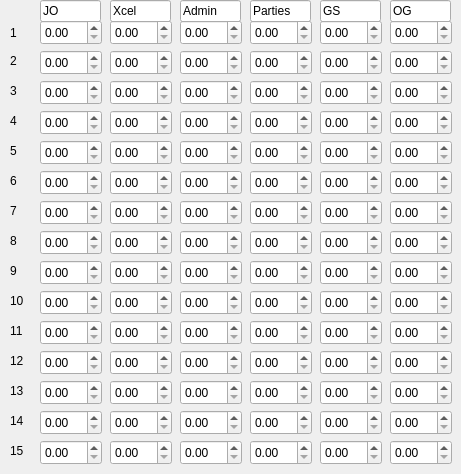
    <widget class="QWidget" name="tab">
     <attribute name="title">
      <string>1-15</string>
     </attribute>
     <widget class="QDoubleSpinBox" name="doubleSpinBox_67">
      <property name="geometry">
       <rect>
        <x>180</x>
        <y>380</y>
        <width>62</width>
        <height>25</height>
       </rect>
      </property>
     </widget>
     <widget class="QDoubleSpinBox" name="doubleSpinBox_29">
      <property name="geometry">
       <rect>
        <x>110</x>
        <y>200</y>
        <width>62</width>
        <height>25</height>
       </rect>
      </property>
     </widget>
     <widget class="QDoubleSpinBox" name="doubleSpinBox_26">
      <property name="geometry">
       <rect>
        <x>250</x>
        <y>170</y>
        <width>62</width>
        <height>25</height>
       </rect>
      </property>
     </widget>
     <widget class="QDoubleSpinBox" name="doubleSpinBox_7">
      <property name="geometry">
       <rect>
        <x>250</x>
        <y>50</y>
        <width>62</width>
        <height>25</height>
       </rect>
      </property>
     </widget>
     <widget class="QDoubleSpinBox" name="doubleSpinBox_54">
      <property name="geometry">
       <rect>
        <x>320</x>
        <y>230</y>
        <width>62</width>
        <height>25</height>
       </rect>
      </property>
     </widget>
     <widget class="QDoubleSpinBox" name="doubleSpinBox_77">
      <property name="geometry">
       <rect>
        <x>40</x>
        <y>440</y>
        <width>62</width>
        <height>25</height>
       </rect>
      </property>
     </widget>
     <widget class="QDoubleSpinBox" name="doubleSpinBox_17">
      <property name="geometry">
       <rect>
        <x>390</x>
        <y>80</y>
        <width>62</width>
        <height>25</height>
       </rect>
      </property>
     </widget>
     <widget class="QDoubleSpinBox" name="doubleSpinBox_84">
      <property name="geometry">
       <rect>
        <x>320</x>
        <y>380</y>
        <width>62</width>
        <height>25</height>
       </rect>
      </property>
     </widget>
     <widget class="QDoubleSpinBox" name="doubleSpinBox_86">
      <property name="geometry">
       <rect>
        <x>180</x>
        <y>350</y>
        <width>62</width>
        <height>25</height>
       </rect>
      </property>
     </widget>
     <widget class="QDoubleSpinBox" name="doubleSpinBox_81">
      <property name="geometry">
       <rect>
        <x>390</x>
        <y>320</y>
        <width>62</width>
        <height>25</height>
       </rect>
      </property>
     </widget>
     <widget class="QDoubleSpinBox" name="doubleSpinBox_75">
      <property name="geometry">
       <rect>
        <x>250</x>
        <y>350</y>
        <width>62</width>
        <height>25</height>
       </rect>
      </property>
     </widget>
     <widget class="QDoubleSpinBox" name="doubleSpinBox_21">
      <property name="geometry">
       <rect>
        <x>180</x>
        <y>110</y>
        <width>62</width>
        <height>25</height>
       </rect>
      </property>
     </widget>
     <widget class="QDoubleSpinBox" name="doubleSpinBox_88">
      <property name="geometry">
       <rect>
        <x>250</x>
        <y>440</y>
        <width>62</width>
        <height>25</height>
       </rect>
      </property>
     </widget>
     <widget class="QDoubleSpinBox" name="doubleSpinBox_35">
      <property name="geometry">
       <rect>
        <x>390</x>
        <y>140</y>
        <width>62</width>
        <height>25</height>
       </rect>
      </property>
     </widget>
     <widget class="QDoubleSpinBox" name="doubleSpinBox_72">
      <property name="geometry">
       <rect>
        <x>110</x>
        <y>320</y>
        <width>62</width>
        <height>25</height>
       </rect>
      </property>
     </widget>
     <widget class="QDoubleSpinBox" name="doubleSpinBox_49">
      <property name="geometry">
       <rect>
        <x>320</x>
        <y>290</y>
        <width>62</width>
        <height>25</height>
       </rect>
      </property>
     </widget>
     <widget class="QDoubleSpinBox" name="doubleSpinBox_73">
      <property name="geometry">
       <rect>
        <x>250</x>
        <y>410</y>
        <width>62</width>
        <height>25</height>
       </rect>
      </property>
     </widget>
     <widget class="QDoubleSpinBox" name="doubleSpinBox_57">
      <property name="geometry">
       <rect>
        <x>390</x>
        <y>230</y>
        <width>62</width>
        <height>25</height>
       </rect>
      </property>
     </widget>
     <widget class="QDoubleSpinBox" name="doubleSpinBox_58">
      <property name="geometry">
       <rect>
        <x>250</x>
        <y>290</y>
        <width>62</width>
        <height>25</height>
       </rect>
      </property>
     </widget>
     <widget class="QDoubleSpinBox" name="doubleSpinBox_80">
      <property name="geometry">
       <rect>
        <x>390</x>
        <y>440</y>
        <width>62</width>
        <height>25</height>
       </rect>
      </property>
     </widget>
     <widget class="QDoubleSpinBox" name="doubleSpinBox_89">
      <property name="geometry">
       <rect>
        <x>250</x>
        <y>380</y>
        <width>62</width>
        <height>25</height>
       </rect>
      </property>
     </widget>
     <widget class="QDoubleSpinBox" name="doubleSpinBox_66">
      <property name="geometry">
       <rect>
        <x>110</x>
        <y>380</y>
        <width>62</width>
        <height>25</height>
       </rect>
      </property>
     </widget>
     <widget class="QDoubleSpinBox" name="doubleSpinBox_74">
      <property name="geometry">
       <rect>
        <x>40</x>
        <y>410</y>
        <width>62</width>
        <height>25</height>
       </rect>
      </property>
     </widget>
     <widget class="QDoubleSpinBox" name="doubleSpinBox_51">
      <property name="geometry">
       <rect>
        <x>390</x>
        <y>170</y>
        <width>62</width>
        <height>25</height>
       </rect>
      </property>
     </widget>
     <widget class="QDoubleSpinBox" name="doubleSpinBox_28">
      <property name="geometry">
       <rect>
        <x>320</x>
        <y>170</y>
        <width>62</width>
        <height>25</height>
       </rect>
      </property>
     </widget>
     <widget class="QDoubleSpinBox" name="doubleSpinBox_42">
      <property name="geometry">
       <rect>
        <x>110</x>
        <y>170</y>
        <width>62</width>
        <height>25</height>
       </rect>
      </property>
     </widget>
     <widget class="QDoubleSpinBox" name="doubleSpinBox_8">
      <property name="geometry">
       <rect>
        <x>40</x>
        <y>50</y>
        <width>62</width>
        <height>25</height>
       </rect>
      </property>
     </widget>
     <widget class="QDoubleSpinBox" name="doubleSpinBox_83">
      <property name="geometry">
       <rect>
        <x>180</x>
        <y>320</y>
        <width>62</width>
        <height>25</height>
       </rect>
      </property>
     </widget>
     <widget class="QDoubleSpinBox" name="doubleSpinBox_4">
      <property name="geometry">
       <rect>
        <x>250</x>
        <y>20</y>
        <width>62</width>
        <height>25</height>
       </rect>
      </property>
     </widget>
     <widget class="QDoubleSpinBox" name="doubleSpinBox_15">
      <property name="geometry">
       <rect>
        <x>180</x>
        <y>80</y>
        <width>62</width>
        <height>25</height>
       </rect>
      </property>
     </widget>
     <widget class="QDoubleSpinBox" name="doubleSpinBox_19">
      <property name="geometry">
       <rect>
        <x>250</x>
        <y>110</y>
        <width>62</width>
        <height>25</height>
       </rect>
      </property>
     </widget>
     <widget class="QDoubleSpinBox" name="doubleSpinBox_6">
      <property name="geometry">
       <rect>
        <x>320</x>
        <y>20</y>
        <width>62</width>
        <height>25</height>
       </rect>
      </property>
     </widget>
     <widget class="QDoubleSpinBox" name="doubleSpinBox_43">
      <property name="geometry">
       <rect>
        <x>250</x>
        <y>260</y>
        <width>62</width>
        <height>25</height>
       </rect>
      </property>
     </widget>
     <widget class="QDoubleSpinBox" name="doubleSpinBox_48">
      <property name="geometry">
       <rect>
        <x>320</x>
        <y>260</y>
        <width>62</width>
        <height>25</height>
       </rect>
      </property>
     </widget>
     <widget class="QDoubleSpinBox" name="doubleSpinBox_62">
      <property name="geometry">
       <rect>
        <x>250</x>
        <y>320</y>
        <width>62</width>
        <height>25</height>
       </rect>
      </property>
     </widget>
     <widget class="QDoubleSpinBox" name="doubleSpinBox_85">
      <property name="geometry">
       <rect>
        <x>180</x>
        <y>440</y>
        <width>62</width>
        <height>25</height>
       </rect>
      </property>
     </widget>
     <widget class="QDoubleSpinBox" name="doubleSpinBox_20">
      <property name="geometry">
       <rect>
        <x>40</x>
        <y>110</y>
        <width>62</width>
        <height>25</height>
       </rect>
      </property>
     </widget>
     <widget class="QDoubleSpinBox" name="doubleSpinBox_33">
      <property name="geometry">
       <rect>
        <x>180</x>
        <y>140</y>
        <width>62</width>
        <height>25</height>
       </rect>
      </property>
     </widget>
     <widget class="QDoubleSpinBox" name="doubleSpinBox_64">
      <property name="geometry">
       <rect>
        <x>320</x>
        <y>320</y>
        <width>62</width>
        <height>25</height>
       </rect>
      </property>
     </widget>
     <widget class="QDoubleSpinBox" name="doubleSpinBox_39">
      <property name="geometry">
       <rect>
        <x>110</x>
        <y>260</y>
        <width>62</width>
        <height>25</height>
       </rect>
      </property>
     </widget>
     <widget class="QDoubleSpinBox" name="doubleSpinBox_52">
      <property name="geometry">
       <rect>
        <x>40</x>
        <y>230</y>
        <width>62</width>
        <height>25</height>
       </rect>
      </property>
     </widget>
     <widget class="QDoubleSpinBox" name="doubleSpinBox_76">
      <property name="geometry">
       <rect>
        <x>180</x>
        <y>410</y>
        <width>62</width>
        <height>25</height>
       </rect>
      </property>
     </widget>
     <widget class="QDoubleSpinBox" name="doubleSpinBox_3">
      <property name="geometry">
       <rect>
        <x>180</x>
        <y>20</y>
        <width>62</width>
        <height>25</height>
       </rect>
      </property>
     </widget>
     <widget class="QDoubleSpinBox" name="doubleSpinBox_41">
      <property name="geometry">
       <rect>
        <x>110</x>
        <y>290</y>
        <width>62</width>
        <height>25</height>
       </rect>
      </property>
     </widget>
     <widget class="QDoubleSpinBox" name="doubleSpinBox_30">
      <property name="geometry">
       <rect>
        <x>110</x>
        <y>230</y>
        <width>62</width>
        <height>25</height>
       </rect>
      </property>
     </widget>
     <widget class="QDoubleSpinBox" name="doubleSpinBox_47">
      <property name="geometry">
       <rect>
        <x>40</x>
        <y>290</y>
        <width>62</width>
        <height>25</height>
       </rect>
      </property>
     </widget>
     <widget class="QDoubleSpinBox" name="doubleSpinBox_27">
      <property name="geometry">
       <rect>
        <x>320</x>
        <y>200</y>
        <width>62</width>
        <height>25</height>
       </rect>
      </property>
     </widget>
     <widget class="QDoubleSpinBox" name="doubleSpinBox_18">
      <property name="geometry">
       <rect>
        <x>110</x>
        <y>80</y>
        <width>62</width>
        <height>25</height>
       </rect>
      </property>
     </widget>
     <widget class="QDoubleSpinBox" name="doubleSpinBox_78">
      <property name="geometry">
       <rect>
        <x>320</x>
        <y>410</y>
        <width>62</width>
        <height>25</height>
       </rect>
      </property>
     </widget>
     <widget class="QDoubleSpinBox" name="doubleSpinBox_71">
      <property name="geometry">
       <rect>
        <x>110</x>
        <y>440</y>
        <width>62</width>
        <height>25</height>
       </rect>
      </property>
     </widget>
     <widget class="QDoubleSpinBox" name="doubleSpinBox_32">
      <property name="geometry">
       <rect>
        <x>40</x>
        <y>140</y>
        <width>62</width>
        <height>25</height>
       </rect>
      </property>
     </widget>
     <widget class="QDoubleSpinBox" name="doubleSpinBox_5">
      <property name="geometry">
       <rect>
        <x>390</x>
        <y>20</y>
        <width>62</width>
        <height>25</height>
       </rect>
      </property>
     </widget>
     <widget class="QDoubleSpinBox" name="doubleSpinBox_9">
      <property name="geometry">
       <rect>
        <x>180</x>
        <y>50</y>
        <width>62</width>
        <height>25</height>
       </rect>
      </property>
     </widget>
     <widget class="QDoubleSpinBox" name="doubleSpinBox_59">
      <property name="geometry">
       <rect>
        <x>250</x>
        <y>230</y>
        <width>62</width>
        <height>25</height>
       </rect>
      </property>
     </widget>
     <widget class="QDoubleSpinBox" name="doubleSpinBox_55">
      <property name="geometry">
       <rect>
        <x>180</x>
        <y>290</y>
        <width>62</width>
        <height>25</height>
       </rect>
      </property>
     </widget>
     <widget class="QDoubleSpinBox" name="doubleSpinBox_14">
      <property name="geometry">
       <rect>
        <x>40</x>
        <y>80</y>
        <width>62</width>
        <height>25</height>
       </rect>
      </property>
     </widget>
     <widget class="QDoubleSpinBox" name="doubleSpinBox_65">
      <property name="geometry">
       <rect>
        <x>110</x>
        <y>350</y>
        <width>62</width>
        <height>25</height>
       </rect>
      </property>
     </widget>
     <widget class="QDoubleSpinBox" name="doubleSpinBox_40">
      <property name="geometry">
       <rect>
        <x>390</x>
        <y>200</y>
        <width>62</width>
        <height>25</height>
       </rect>
      </property>
     </widget>
     <widget class="QDoubleSpinBox" name="doubleSpinBox_63">
      <property name="geometry">
       <rect>
        <x>320</x>
        <y>350</y>
        <width>62</width>
        <height>25</height>
       </rect>
      </property>
     </widget>
     <widget class="QDoubleSpinBox" name="doubleSpinBox_87">
      <property name="geometry">
       <rect>
        <x>390</x>
        <y>380</y>
        <width>62</width>
        <height>25</height>
       </rect>
      </property>
     </widget>
     <widget class="QDoubleSpinBox" name="doubleSpinBox_25">
      <property name="geometry">
       <rect>
        <x>40</x>
        <y>170</y>
        <width>62</width>
        <height>25</height>
       </rect>
      </property>
     </widget>
     <widget class="QDoubleSpinBox" name="doubleSpinBox_82">
      <property name="geometry">
       <rect>
        <x>40</x>
        <y>380</y>
        <width>62</width>
        <height>25</height>
       </rect>
      </property>
     </widget>
     <widget class="QDoubleSpinBox" name="doubleSpinBox_13">
      <property name="geometry">
       <rect>
        <x>250</x>
        <y>80</y>
        <width>62</width>
        <height>25</height>
       </rect>
      </property>
     </widget>
     <widget class="QDoubleSpinBox" name="doubleSpinBox_53">
      <property name="geometry">
       <rect>
        <x>180</x>
        <y>170</y>
        <width>62</width>
        <height>25</height>
       </rect>
      </property>
     </widget>
     <widget class="QDoubleSpinBox" name="doubleSpinBox_12">
      <property name="geometry">
       <rect>
        <x>110</x>
        <y>50</y>
        <width>62</width>
        <height>25</height>
       </rect>
      </property>
     </widget>
     <widget class="QDoubleSpinBox" name="doubleSpinBox_2">
      <property name="geometry">
       <rect>
        <x>110</x>
        <y>20</y>
        <width>62</width>
        <height>25</height>
       </rect>
      </property>
     </widget>
     <widget class="QDoubleSpinBox" name="doubleSpinBox_68">
      <property name="geometry">
       <rect>
        <x>390</x>
        <y>410</y>
        <width>62</width>
        <height>25</height>
       </rect>
      </property>
     </widget>
     <widget class="QDoubleSpinBox" name="doubleSpinBox_70">
      <property name="geometry">
       <rect>
        <x>390</x>
        <y>350</y>
        <width>62</width>
        <height>25</height>
       </rect>
      </property>
     </widget>
     <widget class="QDoubleSpinBox" name="doubleSpinBox_60">
      <property name="geometry">
       <rect>
        <x>40</x>
        <y>200</y>
        <width>62</width>
        <height>25</height>
       </rect>
      </property>
     </widget>
     <widget class="QDoubleSpinBox" name="doubleSpinBox_69">
      <property name="geometry">
       <rect>
        <x>110</x>
        <y>410</y>
        <width>62</width>
        <height>25</height>
       </rect>
      </property>
     </widget>
     <widget class="QDoubleSpinBox" name="doubleSpinBox_11">
      <property name="geometry">
       <rect>
        <x>390</x>
        <y>50</y>
        <width>62</width>
        <height>25</height>
       </rect>
      </property>
     </widget>
     <widget class="QDoubleSpinBox" name="doubleSpinBox_36">
      <property name="geometry">
       <rect>
        <x>110</x>
        <y>140</y>
        <width>62</width>
        <height>25</height>
       </rect>
      </property>
     </widget>
     <widget class="QDoubleSpinBox" name="doubleSpinBox_38">
      <property name="geometry">
       <rect>
        <x>390</x>
        <y>260</y>
        <width>62</width>
        <height>25</height>
       </rect>
      </property>
     </widget>
     <widget class="QDoubleSpinBox" name="doubleSpinBox_45">
      <property name="geometry">
       <rect>
        <x>250</x>
        <y>200</y>
        <width>62</width>
        <height>25</height>
       </rect>
      </property>
     </widget>
     <widget class="QDoubleSpinBox" name="doubleSpinBox_44">
      <property name="geometry">
       <rect>
        <x>40</x>
        <y>260</y>
        <width>62</width>
        <height>25</height>
       </rect>
      </property>
     </widget>
     <widget class="QDoubleSpinBox" name="doubleSpinBox_23">
      <property name="geometry">
       <rect>
        <x>390</x>
        <y>110</y>
        <width>62</width>
        <height>25</height>
       </rect>
      </property>
     </widget>
     <widget class="QDoubleSpinBox" name="doubleSpinBox_10">
      <property name="geometry">
       <rect>
        <x>320</x>
        <y>50</y>
        <width>62</width>
        <height>25</height>
       </rect>
      </property>
     </widget>
     <widget class="QDoubleSpinBox" name="doubleSpinBox_37">
      <property name="geometry">
       <rect>
        <x>180</x>
        <y>230</y>
        <width>62</width>
        <height>25</height>
       </rect>
      </property>
     </widget>
     <widget class="QDoubleSpinBox" name="doubleSpinBox">
      <property name="geometry">
       <rect>
        <x>40</x>
        <y>20</y>
        <width>62</width>
        <height>25</height>
       </rect>
      </property>
     </widget>
     <widget class="QDoubleSpinBox" name="doubleSpinBox_34">
      <property name="geometry">
       <rect>
        <x>320</x>
        <y>140</y>
        <width>62</width>
        <height>25</height>
       </rect>
      </property>
     </widget>
     <widget class="QDoubleSpinBox" name="doubleSpinBox_16">
      <property name="geometry">
       <rect>
        <x>320</x>
        <y>80</y>
        <width>62</width>
        <height>25</height>
       </rect>
      </property>
     </widget>
     <widget class="QDoubleSpinBox" name="doubleSpinBox_61">
      <property name="geometry">
       <rect>
        <x>40</x>
        <y>320</y>
        <width>62</width>
        <height>25</height>
       </rect>
      </property>
     </widget>
     <widget class="QDoubleSpinBox" name="doubleSpinBox_24">
      <property name="geometry">
       <rect>
        <x>110</x>
        <y>110</y>
        <width>62</width>
        <height>25</height>
       </rect>
      </property>
     </widget>
     <widget class="QDoubleSpinBox" name="doubleSpinBox_50">
      <property name="geometry">
       <rect>
        <x>390</x>
        <y>290</y>
        <width>62</width>
        <height>25</height>
       </rect>
      </property>
     </widget>
     <widget class="QDoubleSpinBox" name="doubleSpinBox_31">
      <property name="geometry">
       <rect>
        <x>250</x>
        <y>140</y>
        <width>62</width>
        <height>25</height>
       </rect>
      </property>
     </widget>
     <widget class="QDoubleSpinBox" name="doubleSpinBox_56">
      <property name="geometry">
       <rect>
        <x>180</x>
        <y>200</y>
        <width>62</width>
        <height>25</height>
       </rect>
      </property>
     </widget>
     <widget class="QDoubleSpinBox" name="doubleSpinBox_22">
      <property name="geometry">
       <rect>
        <x>320</x>
        <y>110</y>
        <width>62</width>
        <height>25</height>
       </rect>
      </property>
     </widget>
     <widget class="QDoubleSpinBox" name="doubleSpinBox_79">
      <property name="geometry">
       <rect>
        <x>320</x>
        <y>440</y>
        <width>62</width>
        <height>25</height>
       </rect>
      </property>
     </widget>
     <widget class="QDoubleSpinBox" name="doubleSpinBox_90">
      <property name="geometry">
       <rect>
        <x>40</x>
        <y>350</y>
        <width>62</width>
        <height>25</height>
       </rect>
      </property>
     </widget>
     <widget class="QDoubleSpinBox" name="doubleSpinBox_46">
      <property name="geometry">
       <rect>
        <x>180</x>
        <y>260</y>
        <width>62</width>
        <height>25</height>
       </rect>
      </property>
     </widget>
     <widget class="QLabel" name="label">
      <property name="geometry">
       <rect>
        <x>10</x>
        <y>22</y>
        <width>21</width>
        <height>21</height>
       </rect>
      </property>
      <property name="text">
       <string>1</string>
      </property>
     </widget>
     <widget class="QLabel" name="label_2">
      <property name="geometry">
       <rect>
        <x>10</x>
        <y>50</y>
        <width>21</width>
        <height>21</height>
       </rect>
      </property>
      <property name="text">
       <string>2</string>
      </property>
     </widget>
     <widget class="QLabel" name="label_3">
      <property name="geometry">
       <rect>
        <x>10</x>
        <y>80</y>
        <width>21</width>
        <height>21</height>
       </rect>
      </property>
      <property name="text">
       <string>3</string>
      </property>
     </widget>
     <widget class="QLabel" name="label_4">
      <property name="geometry">
       <rect>
        <x>10</x>
        <y>110</y>
        <width>21</width>
        <height>21</height>
       </rect>
      </property>
      <property name="text">
       <string>4</string>
      </property>
     </widget>
     <widget class="QLabel" name="label_5">
      <property name="geometry">
       <rect>
        <x>10</x>
        <y>140</y>
        <width>21</width>
        <height>21</height>
       </rect>
      </property>
      <property name="text">
       <string>5</string>
      </property>
     </widget>
     <widget class="QLabel" name="label_6">
      <property name="geometry">
       <rect>
        <x>10</x>
        <y>170</y>
        <width>21</width>
        <height>21</height>
       </rect>
      </property>
      <property name="text">
       <string>6</string>
      </property>
     </widget>
     <widget class="QLabel" name="label_7">
      <property name="geometry">
       <rect>
        <x>10</x>
        <y>200</y>
        <width>21</width>
        <height>21</height>
       </rect>
      </property>
      <property name="text">
       <string>7</string>
      </property>
     </widget>
     <widget class="QLabel" name="label_8">
      <property name="geometry">
       <rect>
        <x>10</x>
        <y>230</y>
        <width>21</width>
        <height>21</height>
       </rect>
      </property>
      <property name="text">
       <string>8</string>
      </property>
     </widget>
     <widget class="QLabel" name="label_9">
      <property name="geometry">
       <rect>
        <x>10</x>
        <y>260</y>
        <width>21</width>
        <height>21</height>
       </rect>
      </property>
      <property name="text">
       <string>9</string>
      </property>
     </widget>
     <widget class="QLabel" name="label_10">
      <property name="geometry">
       <rect>
        <x>10</x>
        <y>290</y>
        <width>21</width>
        <height>21</height>
       </rect>
      </property>
      <property name="text">
       <string>10</string>
      </property>
     </widget>
     <widget class="QLabel" name="label_11">
      <property name="geometry">
       <rect>
        <x>10</x>
        <y>320</y>
        <width>21</width>
        <height>21</height>
       </rect>
      </property>
      <property name="text">
       <string>11</string>
      </property>
     </widget>
     <widget class="QLabel" name="label_12">
      <property name="geometry">
       <rect>
        <x>10</x>
        <y>350</y>
        <width>21</width>
        <height>21</height>
       </rect>
      </property>
      <property name="text">
       <string>12</string>
      </property>
     </widget>
     <widget class="QLabel" name="label_13">
      <property name="geometry">
       <rect>
        <x>10</x>
        <y>380</y>
        <width>21</width>
        <height>21</height>
       </rect>
      </property>
      <property name="text">
       <string>13</string>
      </property>
     </widget>
     <widget class="QLabel" name="label_14">
      <property name="geometry">
       <rect>
        <x>10</x>
        <y>410</y>
        <width>21</width>
        <height>21</height>
       </rect>
      </property>
      <property name="text">
       <string>14</string>
      </property>
     </widget>
     <widget class="QLabel" name="label_15">
      <property name="geometry">
       <rect>
        <x>10</x>
        <y>440</y>
        <width>21</width>
        <height>21</height>
       </rect>
      </property>
      <property name="text">
       <string>15</string>
      </property>
     </widget>
     <widget class="QLineEdit" name="lineEdit_7">
      <property name="geometry">
       <rect>
        <x>40</x>
        <y>0</y>
        <width>61</width>
        <height>22</height>
       </rect>
      </property>
      <property name="text">
       <string>JO</string>
      </property>
     </widget>
     <widget class="QLineEdit" name="lineEdit_8">
      <property name="geometry">
       <rect>
        <x>110</x>
        <y>0</y>
        <width>61</width>
        <height>22</height>
       </rect>
      </property>
      <property name="text">
       <string>Xcel</string>
      </property>
     </widget>
     <widget class="QLineEdit" name="lineEdit_9">
      <property name="geometry">
       <rect>
        <x>180</x>
        <y>0</y>
        <width>61</width>
        <height>22</height>
       </rect>
      </property>
      <property name="text">
       <string>Admin</string>
      </property>
     </widget>
     <widget class="QLineEdit" name="lineEdit_10">
      <property name="geometry">
       <rect>
        <x>250</x>
        <y>0</y>
        <width>61</width>
        <height>22</height>
       </rect>
      </property>
      <property name="text">
       <string>Parties</string>
      </property>
     </widget>
     <widget class="QLineEdit" name="lineEdit_11">
      <property name="geometry">
       <rect>
        <x>320</x>
        <y>0</y>
        <width>61</width>
        <height>22</height>
       </rect>
      </property>
      <property name="text">
       <string>GS</string>
      </property>
     </widget>
     <widget class="QLineEdit" name="lineEdit_12">
      <property name="geometry">
       <rect>
        <x>390</x>
        <y>0</y>
        <width>61</width>
        <height>22</height>
       </rect>
      </property>
      <property name="text">
       <string>OG</string>
      </property>
     </widget>
    </widget>
